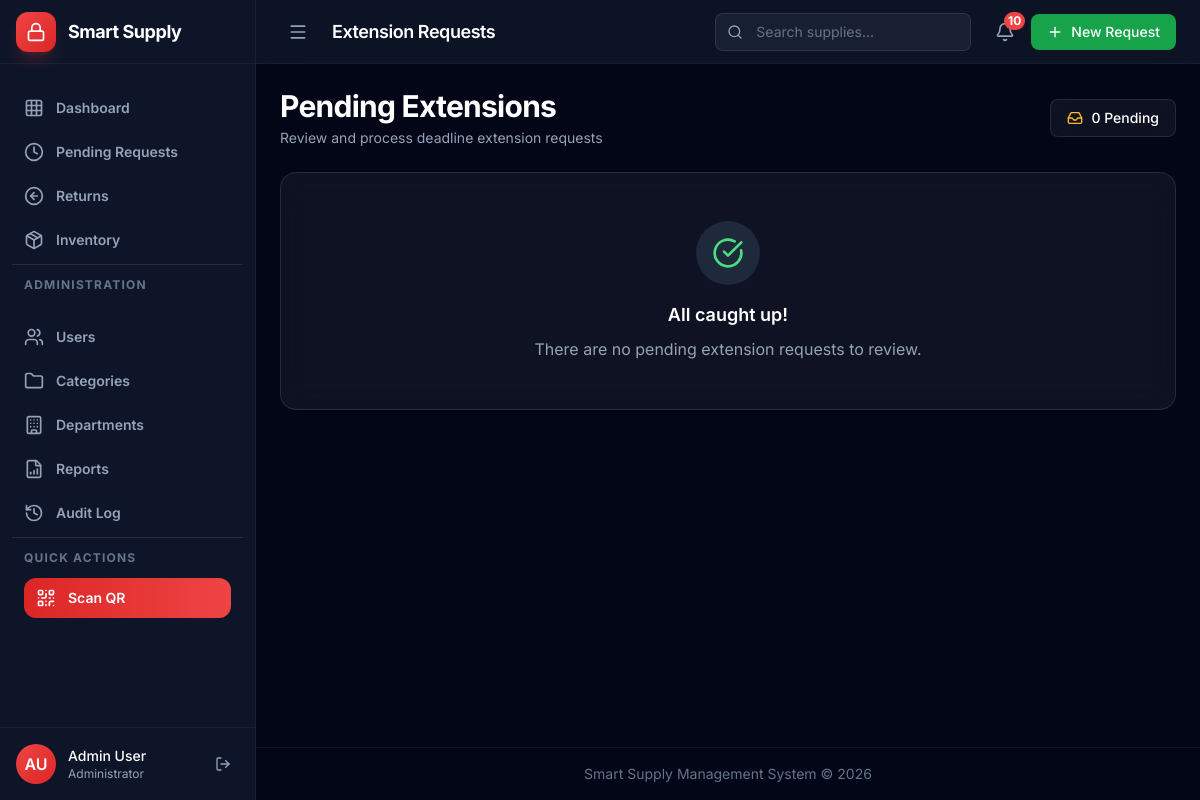
Page /extensions/ (signed in) on the committed database.
### core/models.py (models this page shows, shortened)
class User(AbstractUser):
    class Role(models.TextChoices):
        ADMIN = 'admin', 'Admin'
        GSO_STAFF = 'gso_staff', 'GSO Staff'
        DEPARTMENT_USER = 'department_user', 'Department User'
    class ApprovalStatus(models.TextChoices):
        PENDING = 'pending', 'Pending Approval'
        APPROVED = 'approved', 'Approved'
        REJECTED = 'rejected', 'Rejected'
    username = models.CharField(max_length=150, unique=True)
    email = models.EmailField('email address', blank=True)
    role = models.CharField(
        max_length=20,
        choices=Role.choices,
        default=Role.DEPARTMENT_USER
    )
    approval_status = models.CharField(
        max_length=20,
        choices=ApprovalStatus.choices,
        default=ApprovalStatus.PENDING
    )
    department = models.ForeignKey(
        Department,
        on_delete=models.SET_NULL,
        null=True,
        blank=True,
        related_name='users'
    )
    phone = models.CharField(max_length=20, blank=True)
    profile_picture = models.ImageField(
        upload_to='profile_pics/',
        blank=True,
        null=True
    )
    created_at = models.DateTimeField(auto_now_add=True)
    updated_at = models.DateTimeField(auto_now=True)
    objects = UserManager()
    USERNAME_FIELD = 'username'
    REQUIRED_FIELDS = ['first_name', 'last_name']
    class Meta:
        ordering = ['-created_at']
    @property
    def overdue_items(self):
        return self.borrowed_items.filter(
            returned_at__isnull=True,
            return_deadline__lt=timezone.now()
        )
    @property
    def has_overdue_items(self):
        return self.overdue_items.exists()

### core/views.py (the view)
# urls.py: path('extensions/', views.extensions_list, name='extensions'),
@login_required
def extensions_list(request):
    from .models import ExtensionRequest
    if request.user.role not in [User.Role.ADMIN, User.Role.GSO_STAFF]:
        messages.error(request, 'Access denied.')
        return redirect('dashboard')
    extensions = ExtensionRequest.objects.filter(
        status=ExtensionRequest.Status.PENDING
    ).select_related('borrowed_item', 'borrowed_item__equipment_instance', 'requested_by')
    return render(request, 'requests/extensions.html', {'extensions': extensions})

### core/context_processors.py (called while the page is built)
def notifications(request):
    if not request.user.is_authenticated:
        return {
            'notifications': [],
            'notifications_count': 0,
            'notifications_unread_count': 0,
        }
    unread_notifications = Notification.objects.filter(
        user=request.user,
        is_read=False
    ).select_related('related_request', 'related_borrowed_item')[:10]
    unread_count = Notification.objects.filter(
        user=request.user,
        is_read=False
    ).count()
    return {
        'notifications': unread_notifications,
        'notifications_count': unread_count,
        'notifications_unread_count': unread_count,
    }

def user_permissions(request):
    if not request.user.is_authenticated:
        return {
            'is_gso_or_admin': False,
            'can_approve_requests': False,
            'can_manage_users': False,
        }
    from .models import User
    is_gso_or_admin = request.user.role in [User.Role.GSO_STAFF, User.Role.ADMIN]
    return {
        'is_gso_or_admin': is_gso_or_admin,
        'can_approve_requests': is_gso_or_admin,
        'can_manage_users': request.user.role == User.Role.ADMIN,
    }

def pending_requests_count(request):
    if not request.user.is_authenticated:
        return {'pending_requests_count': 0}
    from .models import SupplyRequest, User
    if request.user.role in [User.Role.GSO_STAFF, User.Role.ADMIN]:
        count = SupplyRequest.objects.filter(status=SupplyRequest.Status.PENDING).count()
        return {'pending_requests_count': count}
    return {'pending_requests_count': 0}

### templates/requests/extensions.html (shortened to what this page needs)
{% extends 'base.html' %}
{% block content %}
<div class="space-y-6 animate-fadeIn">
    <div class="flex flex-col sm:flex-row sm:items-center justify-between gap-4">
        <div>
            <h2 class="text-3xl font-bold tracking-tight text-white">Pending Extensions</h2>
            <p class="text-slate-400 text-sm mt-1">Review and process deadline extension requests</p>
        </div>
        <div class="flex items-center gap-3">
            <div class="bg-white/5 border border-white/10 backdrop-blur-lg rounded-lg px-4 py-2 flex items-center gap-2">
                <i data-lucide="inbox" class="w-4 h-4 text-amber-400"></i>
                <span class="text-sm font-medium text-white">{{ extensions.count }} Pending</span>
            </div>
        </div>
    </div>
    {% if extensions %}
        {% for extension in extensions %}
                                {% load tz %}
        {% endfor %}
    {% else %}
    <div class="bg-white/5 backdrop-blur-lg border border-white/10 rounded-2xl p-12 text-center">
        <div class="w-16 h-16 rounded-full bg-slate-800 flex items-center justify-center mx-auto mb-4">
            <i data-lucide="check-circle" class="w-8 h-8 text-green-400"></i>
        </div>
        <h3 class="text-lg font-semibold text-white mb-2">All caught up!</h3>
        <p class="text-slate-400">There are no pending extension requests to review.</p>
    </div>
    {% endif %}
</div>
{% endblock %}

### templates/sidebars/admin_sidebar.html (shortened to what this page needs)
<aside class="fixed lg:sticky top-0 left-0 z-50 h-screen bg-slate-900/95 backdrop-blur-xl border-r border-white/5 transition-all duration-300"
       :class="sidebarOpen ? 'w-64 translate-x-0' : 'w-64 -translate-x-full lg:w-20 lg:translate-x-0'">
    <div class="h-full flex flex-col">
        <div class="h-16 flex items-center border-b border-white/5 px-4">
            <a href="{% url 'dashboard' %}" up-target="main" up-follow class="flex items-center gap-3">
                <div class="w-10 h-10 rounded-xl bg-gradient-to-br from-red-500 to-red-600 flex items-center justify-center shadow-lg shadow-red-500/20 flex-shrink-0">
                    <i data-lucide="lock" class="w-5 h-5 text-white"></i>
                </div>
                <span class="font-bold text-lg tracking-tight text-white transition-opacity duration-200"
                      :class="sidebarOpen ? 'opacity-100' : 'opacity-0 lg:hidden'">
                    Smart Supply
                </span>
            </a>
        </div>
        <nav class="flex-1 py-6 px-3 space-y-1 overflow-y-auto" x-init="$nextTick(() => { if (window.lucide) lucide.createIcons(); })">
            <a href="{% url 'dashboard' %}" up-target="main" up-follow
               class="flex items-center gap-3 px-3 py-2.5 rounded-xl transition-all duration-200"
               :class="currentUrl === '{% url 'dashboard' %}' ? 'bg-red-500/20 text-red-300' : 'text-slate-400 hover:bg-white/5 hover:text-white'">
                <i data-lucide="grid-3x3" class="w-5 h-5"></i>
                <span class="text-sm font-semibold transition-opacity" :class="sidebarOpen ? 'opacity-100' : 'opacity-0 lg:hidden'">Dashboard</span>
            </a>
            <a href="{% url 'pending_requests' %}" up-target="main" up-follow
               class="flex items-center justify-between px-3 py-2.5 rounded-xl transition-all duration-200"
               :class="currentUrl.startsWith('{% url 'pending_requests' %}') ? 'bg-red-500/20 text-red-300' : 'text-slate-400 hover:bg-white/5 hover:text-white'">
                <div class="flex items-center gap-3">
                    <i data-lucide="clock" class="w-5 h-5"></i>
                    <span class="text-sm font-semibold transition-opacity" :class="sidebarOpen ? 'opacity-100' : 'opacity-0 lg:hidden'">Pending Requests</span>
                </div>
            </a>
            <a href="{% url 'returns' %}" up-target="main" up-follow
               class="flex items-center gap-3 px-3 py-2.5 rounded-xl transition-all duration-200"
               :class="currentUrl === '{% url 'returns' %}' ? 'bg-red-500/20 text-red-300' : 'text-slate-400 hover:bg-white/5 hover:text-white'">
                <i data-lucide="arrow-left-circle" class="w-5 h-5"></i>
                <span class="text-sm font-semibold transition-opacity" :class="sidebarOpen ? 'opacity-100' : 'opacity-0 lg:hidden'">Returns</span>
            </a>
            <a href="{% url 'supplies' %}" up-target="main" up-follow
               class="flex items-center gap-3 px-3 py-2.5 rounded-xl transition-all duration-200"
               :class="currentUrl.startsWith('{% url 'supplies' %}') ? 'bg-red-500/20 text-red-300' : 'text-slate-400 hover:bg-white/5 hover:text-white'">
                <i data-lucide="package" class="w-5 h-5"></i>
                <span class="text-sm font-semibold transition-opacity" :class="sidebarOpen ? 'opacity-100' : 'opacity-0 lg:hidden'">Inventory</span>
            </a>
            <div class="h-px bg-white/10 my-3"></div>
            <div class="px-3 py-2">
                <p class="text-xs font-bold text-slate-500 uppercase tracking-widest mb-3" :class="sidebarOpen ? 'opacity-100' : 'opacity-0 lg:hidden'">Administration</p>
            </div>
            <a href="{% url 'users' %}" up-target="main" up-follow
               class="flex items-center gap-3 px-3 py-2.5 rounded-xl transition-all duration-200"
               :class="currentUrl.startsWith('{% url 'users' %}') ? 'bg-red-500/20 text-red-300' : 'text-slate-400 hover:bg-white/5 hover:text-white'">
                <i data-lucide="users" class="w-5 h-5"></i>
                <span class="text-sm font-semibold transition-opacity" :class="sidebarOpen ? 'opacity-100' : 'opacity-0 lg:hidden'">Users</span>
            </a>
            <a href="{% url 'categories' %}" up-target="main" up-follow
               class="flex items-center gap-3 px-3 py-2.5 rounded-xl transition-all duration-200"
               :class="currentUrl.startsWith('{% url 'categories' %}') ? 'bg-red-500/20 text-red-300' : 'text-slate-400 hover:bg-white/5 hover:text-white'">
                <i data-lucide="folder" class="w-5 h-5"></i>
                <span class="text-sm font-semibold transition-opacity" :class="sidebarOpen ? 'opacity-100' : 'opacity-0 lg:hidden'">Categories</span>
            </a>
            <a href="{% url 'departments' %}" up-target="main" up-follow
               class="flex items-center gap-3 px-3 py-2.5 rounded-xl transition-all duration-200"
               :class="currentUrl.startsWith('{% url 'departments' %}') ? 'bg-red-500/20 text-red-300' : 'text-slate-400 hover:bg-white/5 hover:text-white'">
                <i data-lucide="building" class="w-5 h-5"></i>
                <span class="text-sm font-semibold transition-opacity" :class="sidebarOpen ? 'opacity-100' : 'opacity-0 lg:hidden'">Departments</span>
            </a>
            <a href="{% url 'reports' %}" up-target="main" up-follow
               class="flex items-center gap-3 px-3 py-2.5 rounded-xl transition-all duration-200"
               :class="currentUrl.startsWith('{% url 'reports' %}') ? 'bg-red-500/20 text-red-300' : 'text-slate-400 hover:bg-white/5 hover:text-white'">
                <i data-lucide="file-bar-chart" class="w-5 h-5"></i>
                <span class="text-sm font-semibold transition-opacity" :class="sidebarOpen ? 'opacity-100' : 'opacity-0 lg:hidden'">Reports</span>
            </a>
            <a href="{% url 'audit_log' %}" up-target="main" up-follow
               class="flex items-center gap-3 px-3 py-2.5 rounded-xl transition-all duration-200"
               :class="currentUrl.startsWith('{% url 'audit_log' %}') ? 'bg-red-500/20 text-red-300' : 'text-slate-400 hover:bg-white/5 hover:text-white'">
                <i data-lucide="history" class="w-5 h-5"></i>
                <span class="text-sm font-semibold transition-opacity" :class="sidebarOpen ? 'opacity-100' : 'opacity-0 lg:hidden'">Audit Log</span>
            </a>
            <div class="h-px bg-white/10 my-3"></div>
            <div class="px-3 py-2">
                <p class="text-xs font-bold text-slate-500 uppercase tracking-widest mb-3" :class="sidebarOpen ? 'opacity-100' : 'opacity-0 lg:hidden'">Quick Actions</p>
                <a href="{% url 'qr_scanner' %}" up-target="main" up-follow
                   class="flex items-center gap-3 px-3 py-2.5 rounded-xl bg-gradient-to-r from-red-600 to-red-500 hover:from-red-500 hover:to-red-400 text-white transition-all">
                    <i data-lucide="qr-code" class="w-5 h-5"></i>
                    <span class="text-sm font-semibold transition-opacity" :class="sidebarOpen ? 'opacity-100' : 'opacity-0 lg:hidden'">Scan QR</span>
                </a>
            </div>
        </nav>
        <div class="border-t border-white/5 p-4">
            <div class="flex items-center gap-3">
                <div class="w-10 h-10 rounded-full bg-gradient-to-br from-red-500 to-red-600 flex items-center justify-center text-white font-semibold flex-shrink-0">
                    {{ user.first_name.0 }}{{ user.last_name.0 }}
                </div>
                <div class="flex-1 min-w-0" :class="sidebarOpen ? 'block' : 'hidden lg:hidden'">
                    <p class="text-sm font-medium text-white truncate">{{ user.get_full_name }}</p>
                    <p class="text-xs text-slate-400 truncate">Administrator</p>
                </div>
                <a href="{% url 'logout' %}"
                   class="p-2 rounded-lg hover:bg-red-500/20 hover:text-red-400 text-slate-400 transition-colors"
                   :class="sidebarOpen ? 'block' : 'hidden lg:block'"
                   title="Logout">
                    <i data-lucide="log-out" class="w-4 h-4"></i>
                </a>
            </div>
        </div>
    </div>
</aside>

### templates/base.html (style rules this page uses)
:root { --glass-bg: rgba(255, 255, 255, 0.05); --glass-border: rgba(255, 255, 255, 0.1); --glass-blur: 16px; --shadow-glow-primary: 0 0 30px rgba(239, 68, 68, 0.15); --shadow-glow-accent: 0 0 30px rgba(99, 102, 241, 0.15); --shadow-glow-danger: 0 0 30px rgba(239, 68, 68, 0.15); --transition-fast: 150ms ease; --transition-base: 200ms ease; --transition-slow: 300ms ease; }
* { scrollbar-width: thin; scrollbar-color: rgba(255, 255, 255, 0.1) transparent; }

### rows in the picture
User: first_name.0 "A", last_name.0 "U", get_full_name "Admin User"

### other values in the picture
{{ notifications_count }} "10"
{{ extensions.count }} "0"
